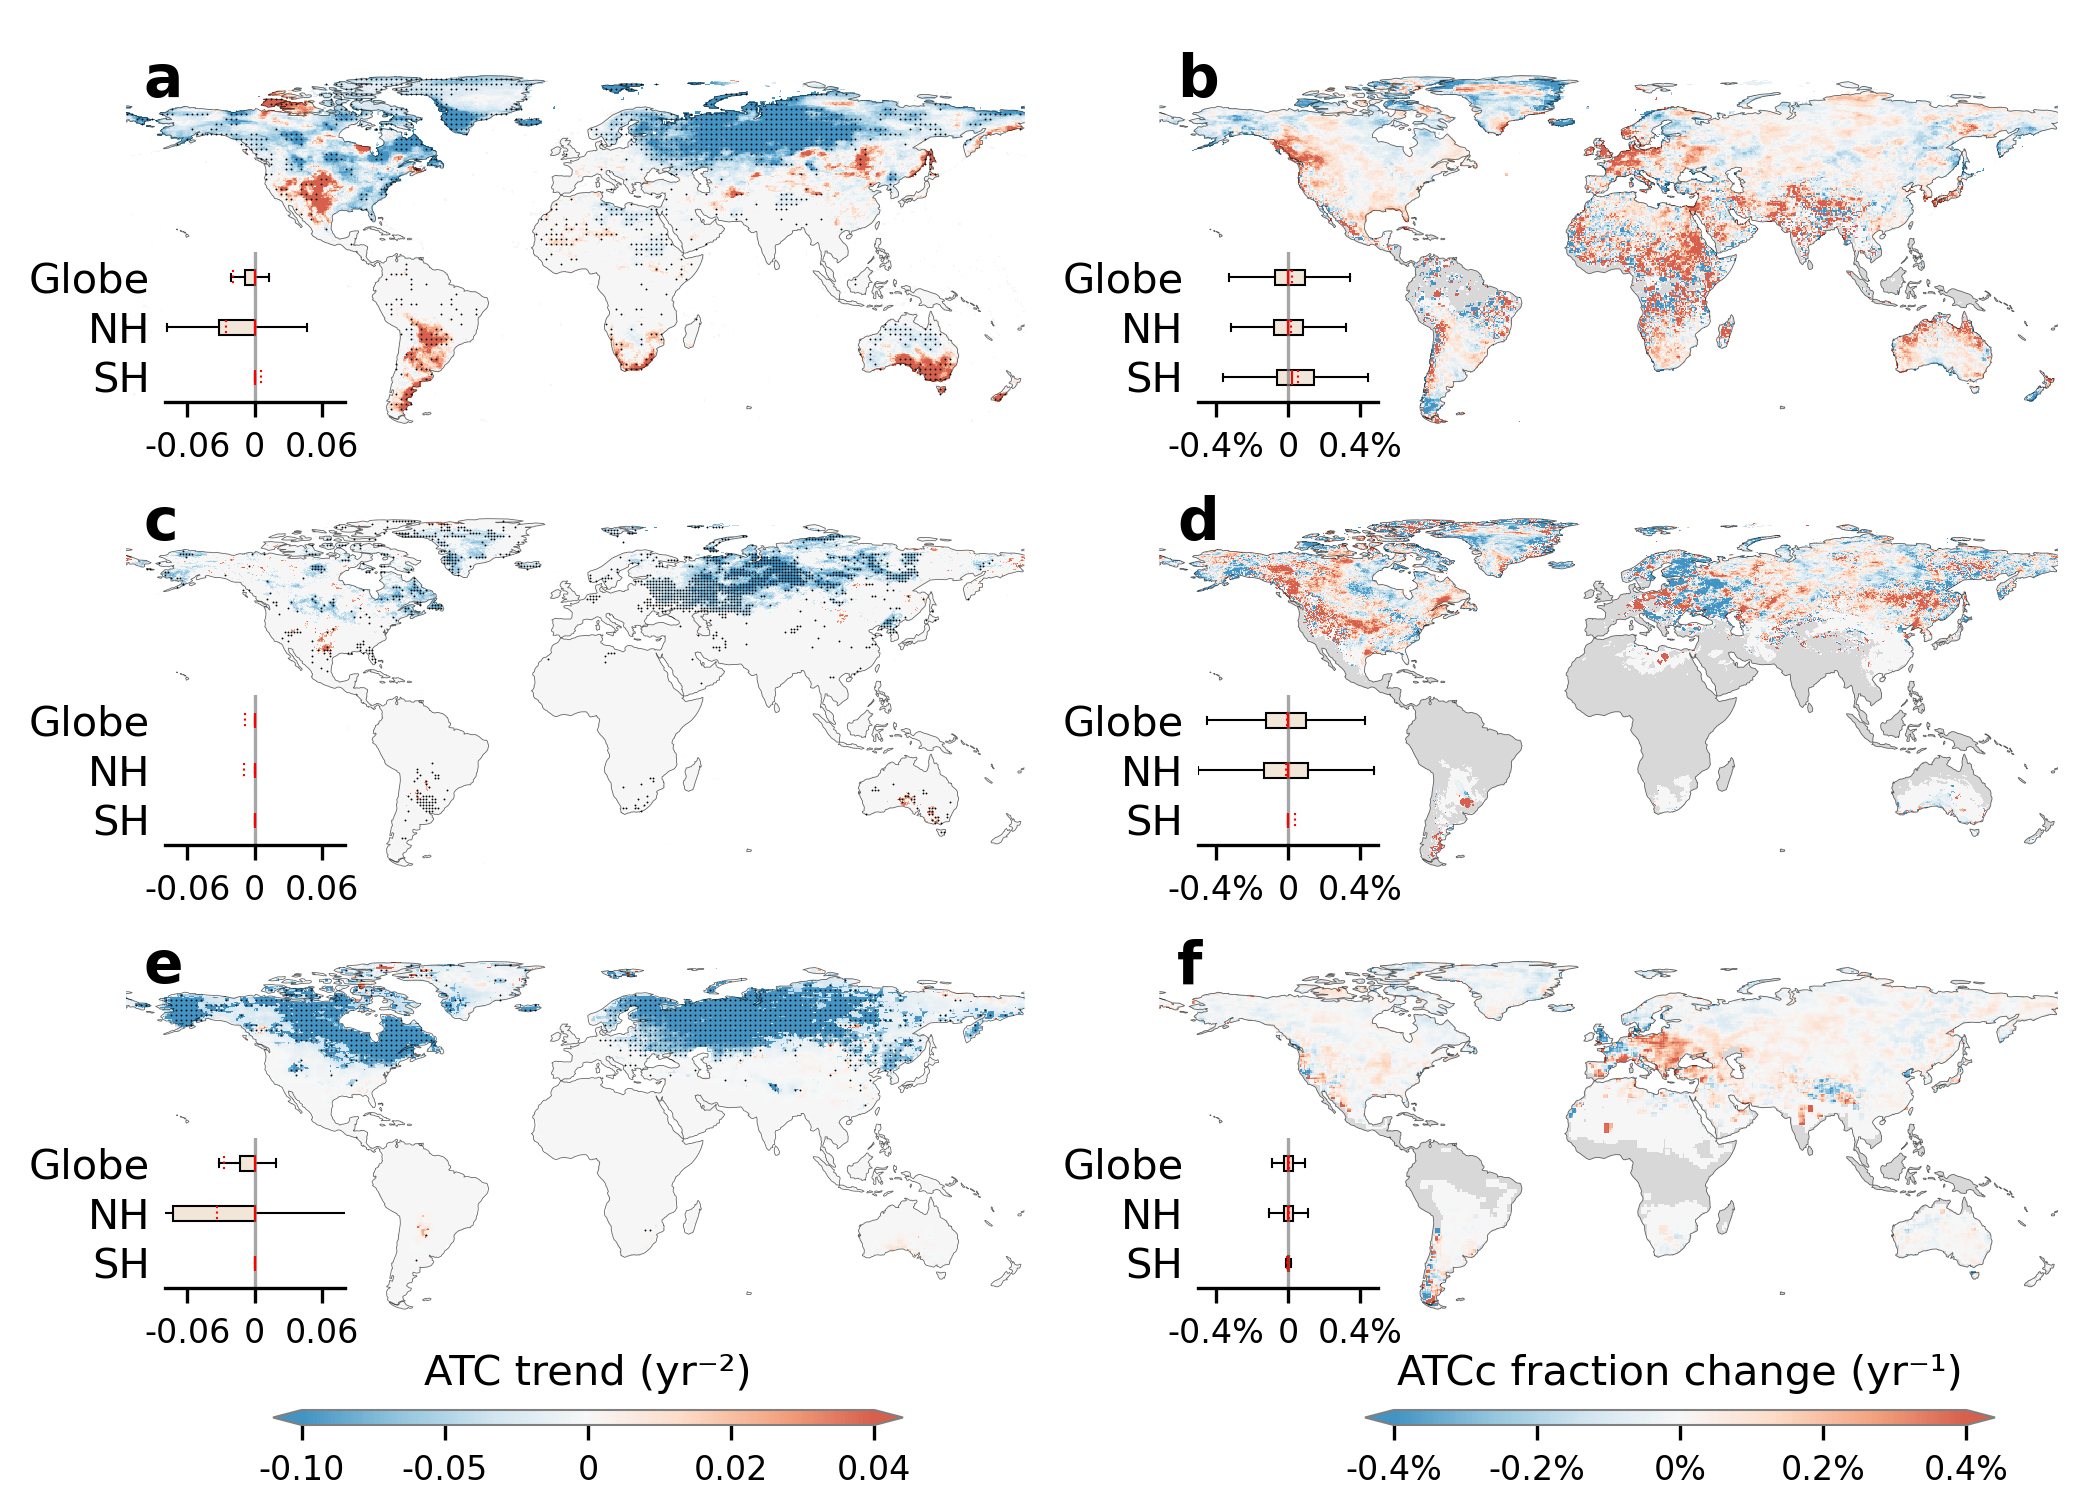

Source code (Python):
import seaborn as sns
import matplotlib.pyplot as plt
import pandas as pd
import numpy as np
import os
import netCDF4 as nc
import matplotlib.gridspec as gridspec
import cartopy.crs as ccrs
import cartopy.feature as cfeature
from matplotlib.lines import Line2D
from scipy.ndimage import uniform_filter1d
from scipy import stats
import string
from matplotlib.colors import ListedColormap, BoundaryNorm
import matplotlib.colors as mcolors
from mpl_toolkits.axes_grid1.inset_locator import inset_axes
from scipy.stats import linregress
from matplotlib.colors import TwoSlopeNorm
import warnings
warnings.filterwarnings('ignore', category=RuntimeWarning)

current_directory = os.path.dirname(os.path.abspath(__file__))


def weighted_nanstd(data, weights, lat_cond):
    mask = lat_cond
    d = data[mask, :].flatten()
    w = weights[mask, :].flatten()

    valid = ~(np.isnan(d) | np.isnan(w))# 同时剔除 data 和 weight 中任一为 NaN 的位置
    d, w = d[valid], w[valid]

    mean = np.average(d, weights=w)
    return np.sqrt(np.average((d - mean)**2, weights=w))

def weighted_nanmean(data, weights, lat_cond):
    mask = lat_cond
    d = data[mask, :].flatten()
    w = weights[mask, :].flatten()
    valid = ~(np.isnan(d) | np.isnan(w))
    d, w = d[valid], w[valid]
    return np.average(d, weights=w)

def aggregate_slopes(slopes, sig_mask):
    n_models, lat_dim, lon_dim = slopes.shape
    result = np.full((lat_dim, lon_dim), np.nan)
    sig_result = np.zeros((lat_dim, lon_dim), dtype=bool)
    
    # 计算每个格点的全部模型平均
    all_avg = np.nanmean(slopes, axis=0)
    
    # 对每个格点进行聚合
    for i in range(lat_dim):
        for j in range(lon_dim):
            # 获取该格点显著的模型索引
            sig_indices = np.where(sig_mask[:, i, j])[0]
            
            if len(sig_indices) >= 2:
                # 使用显著模型的平均
                result[i, j] = np.mean(slopes[sig_indices, i, j])
                sig_result[i, j] = True
            else:
                # 使用全部模型的平均
                result[i, j] = all_avg[i, j]
    
    return result, sig_result


#==========================================load CRUJRA data===========================================#

CRUJRA_dataset = nc.Dataset("/data1/zxy/sudden_temp_change/CRU_JAR_tmp/ATC_trend_spatial_±10°C_1970_2020_MK.nc")

CRUJRA_ATC_pvalue=CRUJRA_dataset['ATC_trend_p_value'][:]
CRUJRA_ATC_slope=CRUJRA_dataset['ATC_trend_slope'][:]*365
lat=CRUJRA_dataset['lat'][:]

dataset_ref = nc.Dataset("/data1/zxy/sudden_temp_change/CRU_JAR_tmp/CRUJRA_sudden_T_change_freq_1970_2020.nc")

CRUJRA_mask=dataset_ref['T_change_up_freq'][:]

#CRUJRA_ATCw_slope[(lat < -60),:]=np.nan
#CRUJRA_ATCc_slope[(lat < -60),:]=np.nan

#CRUJRA_ATC_slope[CRUJRA_mask.mask]=np.nan

CRUJRA_dataset = nc.Dataset("/data1/zxy/sudden_temp_change/CRU_JAR_tmp/EOF/CRUJRA_sudden_T_change_freq_trend_±10°C_1970_2020_yearly.nc")

CRUJRA_ATCw=CRUJRA_dataset['T_change_up_freq'][:]
CRUJRA_ATCc=CRUJRA_dataset['T_change_down_freq'][:]
CRUJRA_ATC_frac=CRUJRA_ATCc[:]/(CRUJRA_ATCw[:]+CRUJRA_ATCc[:])
CRUJRA_ATC_frac_d=(np.nanmean(CRUJRA_ATC_frac[-10:,:,:],axis=0)-np.nanmean(CRUJRA_ATC_frac[:10,:,:],axis=0))/CRUJRA_ATC_frac.shape[0]


#==========================================load ERA5 data===========================================#

ERA5_dataset = nc.Dataset("/data1/zxy/sudden_temp_change/ERA5_tmp/ERA5_ATC_trend_1970_2020_mk.nc")

ERA5_ATC_pvalue=ERA5_dataset['ATC_trend_p_value'][:]
ERA5_ATC_slope=ERA5_dataset['ATC_trend_slope'][:]*365

ERA5_dataset = nc.Dataset("/data1/zxy/sudden_temp_change/ERA5_tmp/LFCA/T_change_freq_ERA5_yearly_1970-2020.nc")

ERA5_ATCw=ERA5_dataset['T_change_up_freq'][:]
ERA5_ATCc=ERA5_dataset['T_change_down_freq'][:]
ERA5_ATC_frac=ERA5_ATCc[:]/(ERA5_ATCw[:]+ERA5_ATCc[:])
ERA5_ATC_frac_d=(np.nanmean(ERA5_ATC_frac[-10:,:,:],axis=0)-np.nanmean(ERA5_ATC_frac[:10,:,:],axis=0))/ERA5_ATC_frac.shape[0]

#==========================================load CMIP6 data===========================================#

models=['ACCESS-ESM1-5','AWI-CM-1-1-MR','BCC-CSM2-MR','CanESM5','CESM2-WACCM','CMCC-ESM2','E3SM-1-0','EC-Earth3','FGOALS-g3','GFDL-ESM4',
        'IITM-ESM','INM-CM5-0','IPSL-CM6A','KACE-1-0-G','KIOST-ESM','MIROC6','MPI-ESM1-2-HR','NESM3','NorESM2','TaiESM1',]

ATC_slope_CMIP6=[]
ATC_pvalue_CMIP6=[]

Global_ATC_slope_CMIP6=[]
NH_ATC_slope_CMIP6=[]
SH_ATC_slope_CMIP6=[]

CMIP6_ATC_frac_d=[]

for i, model in enumerate(models):
    print(model)
    dataset = nc.Dataset("/data1/zxy/sudden_temp_change/CMIP6_daily_tas/"+str(model)+"/T_change_freq_"+str(model)+"_yearly_1970-2015_mk-rescale.nc")
    if 'latitude' in dataset.variables:
        lat = dataset['latitude'][:]
        lon = dataset['longitude'][:]
    elif 'lat' in dataset.variables:
        lat = dataset['lat'][:]
        lon = dataset['lon'][:]
    
    ATC_slope_CMIP6.append(dataset['ATC_trend_slope'][:]*365)
    ATC_pvalue_CMIP6.append(dataset['ATC_trend_p_value'][:])

    ATCw = np.array(dataset['T_change_up_freq'][:])
    ATCc = np.array(dataset['T_change_down_freq'][:])
    ATC_frac=ATCc[:]/(ATCw[:]+ATCc[:])
    ATC_frac_d=(np.nanmean(ATC_frac[-10:,:,:],axis=0)-np.nanmean(ATC_frac[:10,:,:],axis=0))/ATC_frac.shape[0]

    CMIP6_ATC_frac_d.append(ATC_frac_d)

    
ATC_slope_CMIP6 = np.array(ATC_slope_CMIP6)
ATC_pvalue_CMIP6 = np.array(ATC_pvalue_CMIP6)<= 0.05

ATC_ave_CMIP6, ATC_sig_mask = aggregate_slopes(ATC_slope_CMIP6, ATC_pvalue_CMIP6)

CMIP6_ATC_frac_d=np.nanmean(CMIP6_ATC_frac_d,axis=0)


models=['CRUJRA','ERA5','CMIP6']
Global_ATC_slope_std  =None
Northern_ATC_slope_std=None
Southern_ATC_slope_std=None


all_data = []
for i, model in enumerate(models):
    print(model)
    if model=='CRUJRA':
        dataset = nc.Dataset("/data1/zxy/sudden_temp_change/CRU_JAR_tmp/ATC_trend_spatial_±10°C_1970_2020_MK.nc")
        ATC_slope=CRUJRA_ATC_slope.copy()
        ATC_pvalue=CRUJRA_ATC_pvalue.copy()
        ATC_slope[ATC_pvalue > 0.05] = 0
        ATC_slope[ATC_pvalue == 1] = np.nan
        ATC_frac_d  =CRUJRA_ATC_frac_d.copy()
        data_area = nc.Dataset("/data1/zxy/sudden_temp_change/CRU_JAR_tmp/CRUJRA_area.nc")
        area_weight=data_area['cell_area'][:]


    elif model=='ERA5':
        dataset = nc.Dataset("/data1/zxy/sudden_temp_change/ERA5_tmp/ERA5_ATC_trend_1970_2020_mk.nc")
        ATC_slope=ERA5_ATC_slope.copy()
        ATC_pvalue=ERA5_ATC_pvalue.copy()
        ATC_slope[ATC_pvalue > 0.05] = 0
        ATC_slope[ATC_pvalue == 1] = np.nan
        ATC_frac_d  =ERA5_ATC_frac_d.copy()
        data_area = nc.Dataset("/data1/zxy/sudden_temp_change/ERA5_tmp/ERA5_area.nc")
        area_weight=data_area['cell_area'][:]


    else:
        dataset = nc.Dataset("/data1/zxy/sudden_temp_change/CMIP6_daily_tas/ACCESS-ESM1-5/T_change_freq_ACCESS-ESM1-5_yearly_1970-2015_mk-rescale.nc")
        ATC_slope=ATC_ave_CMIP6.copy()
        ATC_slope[~np.isnan(ATC_slope) & ~ATC_sig_mask] = 0
        ATC_frac_d  =CMIP6_ATC_frac_d.copy()
        data_area = nc.Dataset("/data1/zxy/sudden_temp_change/CMIP6_daily_tas/CMIP6_0.5d_area.nc")
        area_weight=data_area['cell_area'][:]


    if 'latitude' in dataset.variables:
        lat = dataset['latitude'][:]
        lon = dataset['longitude'][:]
    elif 'lat' in dataset.variables:
        lat = dataset['lat'][:]
        lon = dataset['lon'][:]


    #stats.sem(data_2d, nan_policy=nan_policy)

    ATC_slope_global_raw=ATC_slope[lat > -60, :][~np.isnan(ATC_slope[lat > -60, :])]
    ATC_slope_NH_raw    =ATC_slope[lat > 0, :][~np.isnan(ATC_slope[lat > 0, :])]
    ATC_slope_SH_raw    =ATC_slope[(lat<0)&(lat>-60),:][~np.isnan(ATC_slope[(lat<0)&(lat>-60),:])]
    ATC_slope_global_std =np.nanstd(ATC_slope[lat>-60,:])
    ATC_slope_NH_std     =np.nanstd(ATC_slope[lat>0,:])
    ATC_slope_SH_std     =np.nanstd(ATC_slope[(lat<0)&(lat>-60),:])

    global_ATC_frac_d_raw  =ATC_frac_d[lat > -60, :][~np.isnan(ATC_frac_d[lat > -60, :])]
    NH_ATC_frac_d_raw      =ATC_frac_d[lat > 0, :][~np.isnan(ATC_frac_d[lat > 0, :])]
    SH_ATC_frac_d_raw      =ATC_frac_d[(lat<0)&(lat>-60),:][~np.isnan(ATC_frac_d[(lat<0)&(lat>-60),:])]
    global_ATC_frac_d_std   =np.nanstd(ATC_frac_d[lat>-60,:])
    NH_ATC_frac_d_std =np.nanstd(ATC_frac_d[lat>0,:])
    SH_ATC_frac_d_std =np.nanstd(ATC_frac_d[(lat<0)&(lat>-60),:])
    

    all_data.extend([
            {'Model': model, 'Region': 'Globe', 'Type': 'ATC_slope_sp', 'Value': ATC_slope_global_raw,'error': ATC_slope_global_std},
            {'Model': model, 'Region': 'NH'    , 'Type': 'ATC_slope_sp', 'Value': ATC_slope_NH_raw,'error': ATC_slope_NH_std},
            {'Model': model, 'Region': 'SH'    , 'Type': 'ATC_slope_sp', 'Value': ATC_slope_SH_raw,'error': ATC_slope_SH_std},

            {'Model': model, 'Region': 'Globe', 'Type': 'ATC_frac_d', 'Value': global_ATC_frac_d_raw,'error': global_ATC_frac_d_std},
            {'Model': model, 'Region': 'NH'    , 'Type': 'ATC_frac_d', 'Value': NH_ATC_frac_d_raw,'error': NH_ATC_frac_d_std},
            {'Model': model, 'Region': 'SH'    , 'Type': 'ATC_frac_d', 'Value': SH_ATC_frac_d_raw,'error': SH_ATC_frac_d_std},
        ])



df = pd.DataFrame(all_data)

models = df['Model'].unique()
region = ['Globe', 'NH', 'SH']

#print(df)

#=========================================================plot======================================================#
plt.rcParams['xtick.labelsize'] = 8
plt.rcParams['ytick.labelsize'] = 10
plt.rcParams['axes.labelsize']  = 10
plt.rcParams['axes.titlesize']  = 10


fig = plt.figure(figsize=(7, 5)) # figsize=(width, heigh)
gs_top = fig.add_gridspec(3, 2, height_ratios=[1, 1, 1], width_ratios=[1, 1], hspace=0.02, wspace=0.15,top=0.98,bottom=0.1,left=0.06,right=0.98)

axes = np.empty((3, 2), dtype=object)

for row in range(3):
    axes[row, 0] = fig.add_subplot(gs_top[row, 0], projection=ccrs.PlateCarree())  # 地图投影
    axes[row, 1] = fig.add_subplot(gs_top[row, 1], projection=ccrs.PlateCarree())  # 地图投影


vmin_time=-0.10
vmax_time=0.04

vmin_d=-0.004
vmax_d=0.004


cmap=mcolors.ListedColormap(sns.color_palette("RdBu_r", as_cmap=True)(np.linspace(0.2, 0.8, 256)))
norm = TwoSlopeNorm(vmin=vmin_time, vcenter=0, vmax=vmax_time)


#==================================================CRUJRA trend============================================================#
lon=CRUJRA_dataset['lon'][:]
lat=CRUJRA_dataset['lat'][:]
lon2d, lat2d = np.meshgrid(lon, lat)

im_CRUJRA_ATC_slope = axes[0, 0].pcolormesh(lon, lat, CRUJRA_ATC_slope, transform=ccrs.PlateCarree(), cmap=cmap,norm=norm)
interval = 4
alpha=1
mask = (CRUJRA_ATC_pvalue <= 0.05)
sample = np.zeros_like(mask)
sample[::interval, ::interval] = mask[::interval, ::interval]

# ← 用 lon2d 而不是 lon
axes[0, 0].scatter(lon2d[sample], lat2d[sample], s=0.2,color='black',transform=ccrs.PlateCarree(),linewidths=0,alpha=alpha)
axes[0, 0].add_feature(cfeature.COASTLINE,linewidth=0.2,edgecolor='black',alpha=0.6)
axes[0, 0].set_frame_on(False)
axes[0, 0].set_extent([-180, 180, -60, 90], crs=ccrs.PlateCarree())

axes[0,0].text(0.02, 1.02, "a", ha="left", va="top", transform=axes[0,0].transAxes, fontsize=14, weight='bold' )


im_CRUJRA_ATC_frac_d = axes[0, 1].pcolormesh(lon, lat, CRUJRA_ATC_frac_d, transform=ccrs.PlateCarree(), cmap=cmap,vmin=vmin_d, vmax=vmax_d)
axes[0, 1].add_feature(cfeature.COASTLINE,linewidth=0.2,edgecolor='black',alpha=0.6)
axes[0, 1].add_feature(cfeature.LAND, facecolor='gray', alpha=0.3, zorder=0)
axes[0, 1].set_frame_on(False)
axes[0, 1].set_extent([-180, 180, -60, 90], crs=ccrs.PlateCarree())
axes[0,1].text(0.02, 1.02, "b", ha="left", va="top", transform=axes[0,1].transAxes, fontsize=14, weight='bold' )

CRUJRA_df = df[df['Model'] == 'CRUJRA']
ATC_data = CRUJRA_df[CRUJRA_df['Type'] == 'ATC_slope_sp']
ATCc_frac_data = CRUJRA_df[CRUJRA_df['Type'] == 'ATC_frac_d']
x = np.arange(len(region))
width = 0.5
print(ATC_data['Value'].values)

for reg in region:
    data = ATC_data[ATC_data['Region']==reg]['Value'].iloc[0]
    d = data[~np.isnan(data)]
    print(f"CRUJRA {reg}: Q1={np.percentile(d,25):.4f} Q2={np.percentile(d,50):.4f} Q3={np.percentile(d,75):.4f} zeros={np.mean(d==0)*100:.0f}%")

ax_inset1 = inset_axes(axes[0, 0], width="20%", height="40%", loc='lower left', bbox_to_anchor=(0.02, 0.03, 1, 1), bbox_transform=axes[0, 0].transAxes)
ax_inset1.boxplot(ATC_data['Value'].values, positions=x, tick_labels=region, vert=False,  showfliers=False, patch_artist=True,
                  boxprops=dict(facecolor='#F2E6D8', edgecolor='black', linewidth=0.5), 
                  whiskerprops=dict(linewidth=0.5), capprops=dict(linewidth=0.5), medianprops=dict(linewidth=0.5,color='red'),
                  showmeans=True, meanline=True, meanprops=dict(linestyle=':', color='red', linewidth=0.5))

ax_inset2 = inset_axes(axes[0, 1], width="20%", height="40%", loc='lower left', bbox_to_anchor=(0.02, 0.03, 1, 1), bbox_transform=axes[0, 1].transAxes)
ax_inset2.boxplot(ATCc_frac_data['Value'].values, positions=x, tick_labels=region, vert=False,  showfliers=False, patch_artist=True,
                  boxprops=dict(facecolor='#F2E6D8', edgecolor='black', linewidth=0.5), 
                  whiskerprops=dict(linewidth=0.5), capprops=dict(linewidth=0.5), medianprops=dict(linewidth=0.5,color='red'),
                  showmeans=True, meanline=True, meanprops=dict(linestyle=':', color='red', linewidth=0.5)) 


#==================================================ERA5 trend============================================================#
interval = 12
lon=ERA5_dataset['lon'][:]
lat=ERA5_dataset['lat'][:]
lon2d, lat2d = np.meshgrid(lon, lat)

im_ERA5_ATC_slope = axes[1, 0].pcolormesh(lon, lat, ERA5_ATC_slope, transform=ccrs.PlateCarree(), cmap=cmap,norm=norm)
mask = (ERA5_ATC_pvalue <= 0.05)
sample = np.zeros_like(mask)
sample[::interval, ::interval] = mask[::interval, ::interval]

total = np.sum(~np.isnan(ERA5_ATC_slope))
points = np.sum((mask == 1) & (~np.isnan(ERA5_ATC_slope)))
ratio = points / total * 100
print(f"ERA5 显著占比: {ratio:.2f}% ({points}/{total})")

axes[1, 0].scatter(lon2d[sample], lat2d[sample], s=0.2,color='black',transform=ccrs.PlateCarree(),linewidths=0,alpha=alpha)
axes[1, 0].add_feature(cfeature.COASTLINE,linewidth=0.2,edgecolor='black',alpha=0.6)
axes[1, 0].set_frame_on(False)
axes[1, 0].set_extent([-180, 180, -60, 90], crs=ccrs.PlateCarree())
axes[1, 0].text(0.02, 1.02, "c", ha="left", va="top", transform=axes[1, 0].transAxes, fontsize=14, weight='bold' )

im_ERA5_ATC_frac_d = axes[1, 1].pcolormesh(lon, lat, ERA5_ATC_frac_d, transform=ccrs.PlateCarree(), cmap=cmap,vmin=vmin_d, vmax=vmax_d)
axes[1, 1].add_feature(cfeature.COASTLINE,linewidth=0.2,edgecolor='black',alpha=0.6)
axes[1, 1].add_feature(cfeature.LAND, facecolor='gray', alpha=0.3, zorder=0)
axes[1, 1].set_frame_on(False)
axes[1, 1].set_extent([-180, 180, -60, 90], crs=ccrs.PlateCarree())
axes[1, 1].text(0.02, 1.02, "d", ha="left", va="top", transform=axes[1,1].transAxes, fontsize=14, weight='bold' )

ERA5_df = df[df['Model'] == 'ERA5']
ATC_data = ERA5_df[ERA5_df['Type'] == 'ATC_slope_sp']
ATCc_frac_data = ERA5_df[ERA5_df['Type'] == 'ATC_frac_d']
x = np.arange(len(region))
width = 0.5

for reg in region:
    data = ATC_data[ATC_data['Region']==reg]['Value'].iloc[0]
    d = data[~np.isnan(data)]
    print(f"ERA5 {reg}: Q1={np.percentile(d,25):.4f} Q2={np.percentile(d,50):.4f} Q3={np.percentile(d,75):.4f} zeros={np.mean(d==0)*100:.0f}%")

ax_inset3 = inset_axes(axes[1, 0], width="20%", height="40%", loc='lower left', bbox_to_anchor=(0.02, 0.03, 1, 1), bbox_transform=axes[1, 0].transAxes)
ax_inset3.boxplot(ATC_data['Value'].values, positions=x, tick_labels=region, vert=False,  showfliers=False, patch_artist=True,
                  boxprops=dict(facecolor='#F2E6D8', edgecolor='black', linewidth=0.5), 
                  whiskerprops=dict(linewidth=0.5), capprops=dict(linewidth=0.5), medianprops=dict(linewidth=0.5,color='red'),
                  showmeans=True, meanline=True, meanprops=dict(linestyle=':', color='red', linewidth=0.5))


ax_inset4 = inset_axes(axes[1, 1], width="20%", height="40%", loc='lower left', bbox_to_anchor=(0.02, 0.03, 1, 1), bbox_transform=axes[1, 1].transAxes)
ax_inset4.boxplot(ATCc_frac_data['Value'].values, positions=x, tick_labels=region, vert=False,  showfliers=False, patch_artist=True,
                  boxprops=dict(facecolor='#F2E6D8', edgecolor='black', linewidth=0.5), 
                  whiskerprops=dict(linewidth=0.5), capprops=dict(linewidth=0.5), medianprops=dict(linewidth=0.5,color='red'),
                  showmeans=True, meanline=True, meanprops=dict(linestyle=':', color='red', linewidth=0.5)) 


#==================================================CMIP6 trend============================================================#
interval = 4
lon=dataset['lon'][:]
lat=dataset['lat'][:]
lon2d, lat2d = np.meshgrid(lon, lat)

im_CMIP6_ATC_slope = axes[2, 0].pcolormesh(lon, lat, ATC_ave_CMIP6, transform=ccrs.PlateCarree(), cmap=cmap,norm=norm)
mask = ATC_sig_mask
sample = np.zeros_like(mask)
sample[::interval, ::interval] = mask[::interval, ::interval]

total = np.sum(~np.isnan(ATC_ave_CMIP6))
points = np.sum((mask == 1) & (~np.isnan(ATC_ave_CMIP6)))
ratio = points / total * 100
print(f"CMIP6 显著占比: {ratio:.2f}% ({points}/{total})")

axes[2, 0].scatter(lon2d[sample], lat2d[sample], s=0.2,color='black',transform=ccrs.PlateCarree(),linewidths=0,alpha=alpha)
axes[2, 0].add_feature(cfeature.COASTLINE,linewidth=0.2,edgecolor='black',alpha=0.6)
axes[2, 0].set_frame_on(False)
axes[2, 0].set_extent([-180, 180, -60, 90], crs=ccrs.PlateCarree())
axes[2, 0].text(0.02, 1.02, "e", ha="left", va="top", transform=axes[2, 0].transAxes, fontsize=14, weight='bold' )

im_CMIP6_ATC_frac_d = axes[2, 1].pcolormesh(lon, lat, CMIP6_ATC_frac_d, transform=ccrs.PlateCarree(), cmap=cmap,vmin=vmin_d, vmax=vmax_d)
axes[2, 1].add_feature(cfeature.COASTLINE,linewidth=0.2,edgecolor='black',alpha=0.6)
axes[2, 1].add_feature(cfeature.LAND, facecolor='gray', alpha=0.3, zorder=0)
axes[2, 1].set_frame_on(False)
axes[2, 1].set_extent([-180, 180, -60, 90], crs=ccrs.PlateCarree())
axes[2, 1].text(0.02, 1.02, "f", ha="left", va="top", transform=axes[2, 1].transAxes, fontsize=14, weight='bold' )

CMIP6_df = df[df['Model'] == 'CMIP6']
ATC_data = CMIP6_df[CMIP6_df['Type'] == 'ATC_slope_sp']
print(ATC_data)
ATCc_frac_data = CMIP6_df[CMIP6_df['Type'] == 'ATC_frac_d']
x = np.arange(len(region))
width = 0.5

for reg in region:
    data = ATC_data[ATC_data['Region']==reg]['Value'].iloc[0]
    d = data[~np.isnan(data)]
    print(f"CMIP6 {reg}: Q1={np.percentile(d,25):.4f} Q2={np.percentile(d,50):.4f} Q3={np.percentile(d,75):.4f} zeros={np.mean(d==0)*100:.0f}%")

ax_inset5 = inset_axes(axes[2, 0], width="20%", height="40%", loc='lower left', bbox_to_anchor=(0.02, 0.03, 1, 1), bbox_transform=axes[2, 0].transAxes)
ax_inset5.boxplot(ATC_data['Value'].values, positions=x, tick_labels=region, vert=False,  showfliers=False, patch_artist=True,
                  boxprops=dict(facecolor='#F2E6D8', edgecolor='black', linewidth=0.5), 
                  whiskerprops=dict(linewidth=0.5), capprops=dict(linewidth=0.5), medianprops=dict(linewidth=0.5,color='red'),
                  showmeans=True, meanline=True, meanprops=dict(linestyle=':', color='red', linewidth=0.5)) 


ax_inset6 = inset_axes(axes[2, 1], width="20%", height="40%", loc='lower left', bbox_to_anchor=(0.02, 0.03, 1, 1), bbox_transform=axes[2, 1].transAxes)
ax_inset6.boxplot(ATCc_frac_data['Value'].values, positions=x, tick_labels=region, vert=False,  showfliers=False, patch_artist=True,
                  boxprops=dict(facecolor='#F2E6D8', edgecolor='black', linewidth=0.5), 
                  whiskerprops=dict(linewidth=0.5), capprops=dict(linewidth=0.5), medianprops=dict(linewidth=0.5,color='red'),
                  showmeans=True, meanline=True, meanprops=dict(linestyle=':', color='red', linewidth=0.5))  


ax_insets = [ax_inset1,ax_inset2,ax_inset3,ax_inset4,ax_inset5,ax_inset6,]
[ax.spines['top'].set_visible(False)   for ax in ax_insets]
[ax.spines['left'].set_visible(False)  for ax in ax_insets]
[ax.spines['right'].set_visible(False) for ax in ax_insets]
[ax.axvline(x=0, color='gray', linestyle='-', linewidth=0.8, alpha=0.7) for ax in ax_insets]
[ax.set_ylim(-0.5, len(region) -0.5)   for ax in ax_insets]
[ax.set_yticks(np.arange(len(region)))   for ax in ax_insets]
[ax.set_yticklabels(region)   for ax in ax_insets]
[ax.invert_yaxis()   for ax in ax_insets]
[ax.tick_params(axis='y', length=0)   for ax in ax_insets]

[ax.set_xlim(-0.08, 0.08)   for ax in [ax_inset1,ax_inset3,ax_inset5]]
[ax.set_xticks([-0.06,0,0.06])   for ax in [ax_inset1,ax_inset3,ax_inset5,]]
[ax.set_xticklabels(['-0.06','0',"0.06"])   for ax in [ax_inset1,ax_inset3,ax_inset5,]]
[ax.set_xlim(-0.005, 0.005)    for ax in [ax_inset2,ax_inset4,ax_inset6,]]
[ax.set_xticks([-0.004,0,0.004])   for ax in [ax_inset2,ax_inset4,ax_inset6,]]
[ax.set_xticklabels(['-0.4%','0',"0.4%"])   for ax in [ax_inset2,ax_inset4,ax_inset6,]]


#======legend=======#
cbar_time_ax = fig.add_axes([0.13, 0.05, 0.3, 0.010])  # [left, bottom, width, height]
cbar_time=fig.colorbar(im_CRUJRA_ATC_slope, cax=cbar_time_ax, orientation='horizontal', extend='both')
cbar_time.outline.set_linewidth(0.5)  # 设置线宽
cbar_time.outline.set_edgecolor('gray')  # 设置边框颜色
cbar_time.set_ticks([vmin_time,vmin_time/2,0,vmax_time*0.5,vmax_time])  # 设置刻度位置
cbar_time.set_ticklabels([
    f'{vmin_time:.2f}',
    f'{vmin_time/2:.2f}',
    '0',
    f'{vmax_time*0.5:.2f}',
    f'{vmax_time:.2f}'
])
cbar_time.ax.tick_params(axis='y', length=2, color='gray', width=1,  labelsize=10, labelcolor='black' )
cbar_time.set_label('ATC trend (yr⁻²)', fontsize=10, labelpad=-32)


cbar_time_ax_d = fig.add_axes([0.65, 0.05, 0.30, 0.010])  # [left, bottom, width, height]
cbar_time_d=fig.colorbar(im_ERA5_ATC_frac_d, cax=cbar_time_ax_d, orientation='horizontal', extend='both')
cbar_time_d.set_ticks([vmin_d,vmin_d/2,0,vmax_d*0.5,vmax_d])  # 设置刻度位置
#cbar_time_d.set_ticklabels([f'{t*100:.2f}%' for t in [vmin_d,vmin_d/2,0,vmax_d*0.5,vmax_d]])
cbar_time_d.set_ticklabels([
    f'{vmin_d*100:.1f}%',
    f'{vmin_d/2*100:.1f}%',
    '0%',
    f'{vmax_d*0.5*100:.1f}%',
    f'{vmax_d*100:.1f}%'
])
cbar_time_d.outline.set_linewidth(0.5)  # 设置线宽
cbar_time_d.outline.set_edgecolor('gray')  # 设置边框颜色
cbar_time_d.ax.tick_params(axis='y', length=2, color='gray', width=1,labelsize=10,)
cbar_time_d.set_label('ATCc fraction change (yr⁻¹)', fontsize=10, labelpad=-32)


#=====================================间距调整==========================================#
#plt.subplots_adjust(left=0.05, right=0.95, bottom=0.1 , top=0.97,wspace=0.05, hspace=0.1)
   

#plt.tight_layout()
fig1 = plt.gcf()
script_name = os.path.splitext(os.path.basename(__file__))[0]
fig1.savefig(str(current_directory)+f"/{script_name}.png", dpi=300)
#plt.show()
